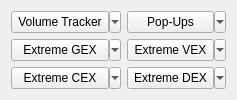
                             <widget class="QFrame" name="frame_38">
                              <property name="frameShape">
                               <enum>QFrame::Shape::NoFrame</enum>
                              </property>
                              <property name="frameShadow">
                               <enum>QFrame::Shadow::Raised</enum>
                              </property>
                              <layout class="QGridLayout" name="gridLayout_7">
                               <item row="0" column="0">
                                <widget class="QToolButton" name="p2_vt_toolbutton">
                                 <property name="sizePolicy">
                                  <sizepolicy hsizetype="Preferred" vsizetype="Preferred">
                                   <horstretch>0</horstretch>
                                   <verstretch>0</verstretch>
                                  </sizepolicy>
                                 </property>
                                 <property name="text">
                                  <string>Volume Tracker</string>
                                 </property>
                                 <property name="popupMode">
                                  <enum>QToolButton::ToolButtonPopupMode::MenuButtonPopup</enum>
                                 </property>
                                 <property name="toolButtonStyle">
                                  <enum>Qt::ToolButtonStyle::ToolButtonTextBesideIcon</enum>
                                 </property>
                                </widget>
                               </item>
                               <item row="3" column="0">
                                <widget class="QToolButton" name="p2_ec_toolbutton">
                                 <property name="sizePolicy">
                                  <sizepolicy hsizetype="Preferred" vsizetype="Preferred">
                                   <horstretch>0</horstretch>
                                   <verstretch>0</verstretch>
                                  </sizepolicy>
                                 </property>
                                 <property name="text">
                                  <string>Extreme CEX</string>
                                 </property>
                                 <property name="popupMode">
                                  <enum>QToolButton::ToolButtonPopupMode::MenuButtonPopup</enum>
                                 </property>
                                 <property name="toolButtonStyle">
                                  <enum>Qt::ToolButtonStyle::ToolButtonTextBesideIcon</enum>
                                 </property>
                                </widget>
                               </item>
                               <item row="0" column="1">
                                <widget class="QToolButton" name="p2_pop_toolbutton">
                                 <property name="sizePolicy">
                                  <sizepolicy hsizetype="Preferred" vsizetype="Preferred">
                                   <horstretch>0</horstretch>
                                   <verstretch>0</verstretch>
                                  </sizepolicy>
                                 </property>
                                 <property name="text">
                                  <string>Pop-Ups</string>
                                 </property>
                                 <property name="popupMode">
                                  <enum>QToolButton::ToolButtonPopupMode::MenuButtonPopup</enum>
                                 </property>
                                 <property name="toolButtonStyle">
                                  <enum>Qt::ToolButtonStyle::ToolButtonTextBesideIcon</enum>
                                 </property>
                                </widget>
                               </item>
                               <item row="1" column="0">
                                <widget class="QToolButton" name="p2_eg_toolbutton">
                                 <property name="sizePolicy">
                                  <sizepolicy hsizetype="Preferred" vsizetype="Preferred">
                                   <horstretch>0</horstretch>
                                   <verstretch>0</verstretch>
                                  </sizepolicy>
                                 </property>
                                 <property name="text">
                                  <string>Extreme GEX</string>
                                 </property>
                                 <property name="popupMode">
                                  <enum>QToolButton::ToolButtonPopupMode::MenuButtonPopup</enum>
                                 </property>
                                 <property name="toolButtonStyle">
                                  <enum>Qt::ToolButtonStyle::ToolButtonTextBesideIcon</enum>
                                 </property>
                                </widget>
                               </item>
                               <item row="1" column="1">
                                <widget class="QToolButton" name="p2_ev_toolbutton">
                                 <property name="sizePolicy">
                                  <sizepolicy hsizetype="Preferred" vsizetype="Preferred">
                                   <horstretch>0</horstretch>
                                   <verstretch>0</verstretch>
                                  </sizepolicy>
                                 </property>
                                 <property name="text">
                                  <string>Extreme VEX</string>
                                 </property>
                                 <property name="popupMode">
                                  <enum>QToolButton::ToolButtonPopupMode::MenuButtonPopup</enum>
                                 </property>
                                 <property name="toolButtonStyle">
                                  <enum>Qt::ToolButtonStyle::ToolButtonTextBesideIcon</enum>
                                 </property>
                                </widget>
                               </item>
                               <item row="3" column="1">
                                <widget class="QToolButton" name="p2_ed_toolbutton">
                                 <property name="sizePolicy">
                                  <sizepolicy hsizetype="Preferred" vsizetype="Preferred">
                                   <horstretch>0</horstretch>
                                   <verstretch>0</verstretch>
                                  </sizepolicy>
                                 </property>
                                 <property name="text">
                                  <string>Extreme DEX</string>
                                 </property>
                                 <property name="popupMode">
                                  <enum>QToolButton::ToolButtonPopupMode::MenuButtonPopup</enum>
                                 </property>
                                 <property name="toolButtonStyle">
                                  <enum>Qt::ToolButtonStyle::ToolButtonTextBesideIcon</enum>
                                 </property>
                                </widget>
                               </item>
                              </layout>
                             </widget>
